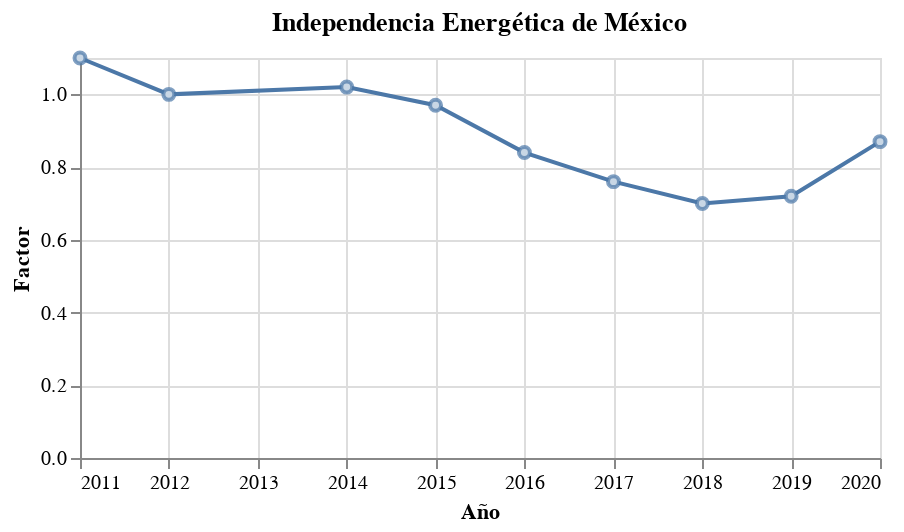

The cell this chart's notebook holds for it:
### Code cell
figura = alt.Chart(ind).mark_line(point=True,).encode(
x='Año',
y='Factor'
).properties(
    title="Independencia Energética de México",
    width=400,height=200,
)


point = figura.mark_point(fill='White')

figura + point

### Figure 1 — Vega-Lite specification as saved in the notebook (floating-point values rounded to 4 significant figures)
{"config": {"view": {"continuousWidth": 400, "continuousHeight": 300}}, "layer": [{"mark": {"type": "line", "point": true}, "encoding": {"x": {"field": "Año", "type": "temporal"}, "y": {"field": "Factor", "type": "quantitative"}}, "height": 200, "title": "Independencia Energética de México", "width": 400}, {"mark": {"type": "point", "fill": "White"}, "encoding": {"x": {"field": "Año", "type": "temporal"}, "y": {"field": "Factor", "type": "quantitative"}}, "height": 200, "title": "Independencia Energética de México", "width": 400}], "data": {"name": "data-8a5caa461df2cc9ccd8cf652f15fa6eb"}, "$schema": "https://vega.github.io/schema/vega-lite/v4.17.0.json", "datasets": {"data-8a5caa461df2cc9ccd8cf652f15fa6eb": [{"Factor": 1.1, "Año": "2011-01-01T00:00:00"}, {"Factor": 1.0, "Año": "2012-01-01T00:00:00"}, {"Factor": 1.02, "Año": "2014-01-01T00:00:00"}, {"Factor": 0.97, "Año": "2015-01-01T00:00:00"}, {"Factor": 0.84, "Año": "2016-01-01T00:00:00"}, {"Factor": 0.76, "Año": "2017-01-01T00:00:00"}, {"Factor": 0.7, "Año": "2018-01-01T00:00:00"}, {"Factor": 0.72, "Año": "2019-01-01T00:00:00"}, {"Factor": 0.87, "Año": "2020-01-01T00:00:00"}]}}
